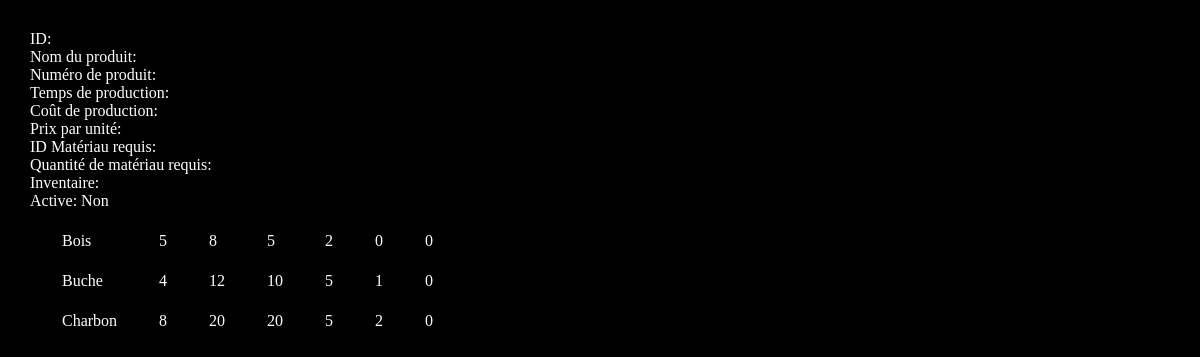
The page / on the database its author committed.
### tables this page shows
CREATE TABLE `usines` (
  `id` int(11) NOT NULL,
  `nomProd` text NOT NULL,
  `numProd` int(10) NOT NULL,
  `tempProd` int(10) NOT NULL,
  `coutProd` int(10) NOT NULL,
  `prixUnite` int(10) NOT NULL,
  `materiauRequi_id` int(10) NOT NULL,
  `materiauRequiQuantite` int(10) NOT NULL,
  `inventaire` int(10) NOT NULL,
  `active` tinyint(1) NOT NULL
);

### SRC/Classes/Usine.php (called while the page is built, shortened)
<?php
class Usine
{
    public $active = false;
    public function getActive()
    {
        return $this->active;
    }
}

### SRC/DataBase/DB_usines.php (called while the page is built)
<?php
class UsineManager
{
    private $connection;
    public function __construct(DB_Connection $connection)
    {
        $this->connection = $connection;
    }
    public function getAllUsines()
    {
        $usines_Statement = $this->connection->prepare('SELECT * FROM usines');
        $usines_Statement->execute();
        $usines = $usines_Statement->fetchAll();
        return $usines;
    }
}
$usineManager = new UsineManager($connection);
$usines = $usineManager->getAllUsines();

### SRC/Partials/jeux.php (the view)
<?php
$usine = new Usine(
    $id,
    $nomProd,
    $numProd,
    $tempProd,
    $coutProd,
    $prixUnite,
    $materiauRequi_id,
    $materiauRequiQuantite,
    $inventaire,
    $active
);
echo "ID: " . $usine->getId() . "<br>";
echo "Nom du produit: " . $usine->getNomProd() . "<br>";
echo "Numéro de produit: " . $usine->getNumProd() . "<br>";
echo "Temps de production: " . $usine->getTempProd() . "<br>";
echo "Coût de production: " . $usine->getCoutProd() . "<br>";
echo "Prix par unité: " . $usine->getPrixUnite() . "<br>";
echo "ID Matériau requis: " . $usine->getMateriauRequi_id() . "<br>";
echo "Quantité de matériau requis: " . $usine->getMateriauRequiQuantite() . "<br>";
echo "Inventaire: " . $usine->getInventaire() . "<br>";
echo "Active: " . ($usine->getActive() ? "Oui" : "Non") . "<br>";
?>
<table>
    <tbody>
        <?php foreach ($usines as $usine) { ?>
            <tr>
                <td><span id="nomProd"><?= $usine["nomProd"]; ?></span></td>
                <td><span id="numProd"><?= $usine["numProd"]; ?></span></td>
                <td><span id="rebour"><?= $usine['tempProd']; ?></span></td>
                <td><span id="cout"><?= $usine['coutProd']; ?></span></td>
                <td><span id="prix"><?= $usine['prixUnite']; ?></span></td>
                <td><span id="quantiteRequi"><?= $usine['materiauRequiQuantite']; ?></span></td>
                <td><span id="stock"><?= $usine['inventaire']; ?></span></td>
            </tr>
        <?php } ?>
    </tbody>
</table>

### SRC/Partials/doctype.php (shortened to what this page needs)
<!DOCTYPE html>
<html lang="en">
<head>
    <link rel="stylesheet" href="SRC/Styles/style.css">
</head>
<body>

### index.php
<?php
include 'SRC/Partials/doctype.php';
include 'SRC/DataBase/connection.php';
include 'SRC/DataBase/DB_usines.php';
include 'SRC/Classes/Usine.php';
?>
<section>
    <?php include 'SRC/Partials/jeux.php';
    ?>
</section>
<?php include 'SRC/Partials/footer.php' ?>

### SRC/Partials/footer.php
</body>
</html>

### SRC/Styles/_settings.css (style rules this page uses)
* { box-sizing: border-box; margin: 0; padding: 10px; }
body { background-color: black; color: white; height: 100vh; width: 100vw; }

### rows shown on the page
usines: nomProd "Bois", numProd "5", tempProd "8", coutProd "5", prixUnite "2", materiauRequiQuantite "0", inventaire "0"
usines: nomProd "Buche", numProd "4", tempProd "12", coutProd "10", prixUnite "5", materiauRequiQuantite "1", inventaire "0"
usines: nomProd "Charbon", numProd "8", tempProd "20", coutProd "20", prixUnite "5", materiauRequiQuantite "2", inventaire "0"
